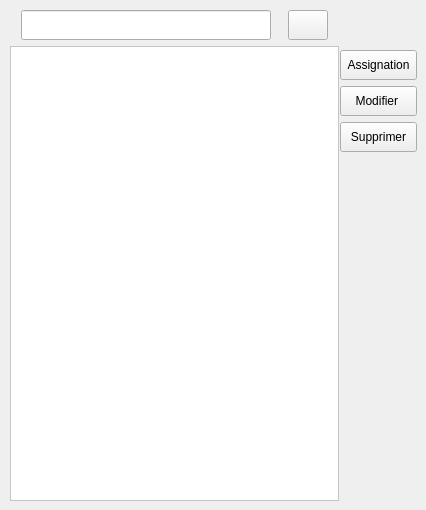
                   <widget class="QWidget" name="SW_organiser_personnel">
                    <widget class="QWidget" name="layoutWidget">
                     <property name="geometry">
                      <rect>
                       <x>10</x>
                       <y>10</y>
                       <width>329</width>
                       <height>491</height>
                      </rect>
                     </property>
                     <layout class="QVBoxLayout" name="verticalLayout_11">
                      <item>
                       <layout class="QHBoxLayout" name="horizontalLayout_26">
                        <item>
                         <widget class="QLineEdit" name="lineEdit_recherche_personnel">
                          <property name="minimumSize">
                           <size>
                            <width>200</width>
                            <height>30</height>
                           </size>
                          </property>
                          <property name="maximumSize">
                           <size>
                            <width>250</width>
                            <height>30</height>
                           </size>
                          </property>
                         </widget>
                        </item>
                        <item>
                         <widget class="QPushButton" name="Button_recherche_personnel">
                          <property name="minimumSize">
                           <size>
                            <width>40</width>
                            <height>30</height>
                           </size>
                          </property>
                          <property name="maximumSize">
                           <size>
                            <width>40</width>
                            <height>30</height>
                           </size>
                          </property>
                          <property name="text">
                           <string/>
                          </property>
                          <property name="icon">
                           <iconset resource="icons.qrc">
                            <normaloff>:/newPrefix/icons/search_find_tool_magnifier_glass_searching_magnifying_icon_250675.svg</normaloff>:/newPrefix/icons/search_find_tool_magnifier_glass_searching_magnifying_icon_250675.svg</iconset>
                          </property>
                          <property name="iconSize">
                           <size>
                            <width>40</width>
                            <height>40</height>
                           </size>
                          </property>
                         </widget>
                        </item>
                       </layout>
                      </item>
                      <item>
                       <widget class="QListView" name="listView_personnel">
                        <property name="styleSheet">
                         <string notr="true">font: 700 9pt &quot;Segoe UI&quot;;
background-color: rgb(255, 255, 255);</string>
                        </property>
                        <property name="itemAlignment">
                         <set>Qt::AlignHCenter</set>
                        </property>
                       </widget>
                      </item>
                     </layout>
                    </widget>
                    <widget class="QWidget" name="layoutWidget">
                     <property name="geometry">
                      <rect>
                       <x>340</x>
                       <y>50</y>
                       <width>77</width>
                       <height>104</height>
                      </rect>
                     </property>
                     <layout class="QVBoxLayout" name="verticalLayout_12">
                      <item>
                       <widget class="QPushButton" name="Button_assignation_personnel">
                        <property name="minimumSize">
                         <size>
                          <width>0</width>
                          <height>30</height>
                         </size>
                        </property>
                        <property name="maximumSize">
                         <size>
                          <width>16777215</width>
                          <height>30</height>
                         </size>
                        </property>
                        <property name="text">
                         <string>Assignation</string>
                        </property>
                       </widget>
                      </item>
                      <item>
                       <widget class="QPushButton" name="Button_modifier_personnel">
                        <property name="minimumSize">
                         <size>
                          <width>0</width>
                          <height>30</height>
                         </size>
                        </property>
                        <property name="text">
                         <string>Modifier </string>
                        </property>
                       </widget>
                      </item>
                      <item>
                       <widget class="QPushButton" name="Button_supprime_personnel">
                        <property name="minimumSize">
                         <size>
                          <width>0</width>
                          <height>30</height>
                         </size>
                        </property>
                        <property name="text">
                         <string>Supprimer</string>
                        </property>
                       </widget>
                      </item>
                     </layout>
                    </widget>
                   </widget>
